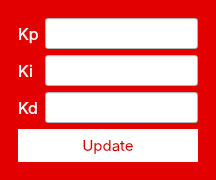
<?xml version="1.0" encoding="UTF-8"?>
<ui version="4.0">
 <class>MainWindow</class>
 <widget class="QMainWindow" name="MainWindow">
  <property name="geometry">
   <rect>
    <x>0</x>
    <y>0</y>
    <width>216</width>
    <height>178</height>
   </rect>
  </property>
  <property name="windowTitle">
   <string>MainWindow</string>
  </property>
  <property name="styleSheet">
   <string notr="true">background-color: rgb(226, 0, 0);</string>
  </property>
  <widget class="QWidget" name="centralwidget">
   <layout class="QHBoxLayout" name="horizontalLayout">
    <item>
     <widget class="QFrame" name="frame">
      <property name="frameShape">
       <enum>QFrame::NoFrame</enum>
      </property>
      <property name="frameShadow">
       <enum>QFrame::Raised</enum>
      </property>
      <layout class="QFormLayout" name="formLayout">
       <item row="0" column="0">
        <widget class="QLabel" name="label_2">
         <property name="font">
          <font>
           <family>SF Pro Display</family>
           <pointsize>12</pointsize>
          </font>
         </property>
         <property name="styleSheet">
          <string notr="true">color: rgb(255, 255, 255);</string>
         </property>
         <property name="text">
          <string>Kp</string>
         </property>
         <property name="alignment">
          <set>Qt::AlignCenter</set>
         </property>
        </widget>
       </item>
       <item row="0" column="1">
        <widget class="QLineEdit" name="LKp">
         <property name="font">
          <font>
           <family>SF Pro Display</family>
           <pointsize>-1</pointsize>
           <weight>75</weight>
           <italic>false</italic>
           <bold>true</bold>
          </font>
         </property>
         <property name="styleSheet">
          <string notr="true">background-color: rgb(255, 255, 255);
color: rgb(143, 0, 0);
border-bottom: 2px solid rgba(255, 255, 255, 100);
padding-bottom:7px;
font-size: 15px;
font-family: &quot;SF Pro Display&quot;; 
	font-weight: bold; 
    font-style: normal;</string>
         </property>
         <property name="text">
          <string/>
         </property>
        </widget>
       </item>
       <item row="1" column="0">
        <widget class="QLabel" name="label">
         <property name="font">
          <font>
           <family>SF Pro Display</family>
           <pointsize>12</pointsize>
          </font>
         </property>
         <property name="styleSheet">
          <string notr="true">color: rgb(255, 255, 255);</string>
         </property>
         <property name="text">
          <string>Ki</string>
         </property>
         <property name="alignment">
          <set>Qt::AlignCenter</set>
         </property>
        </widget>
       </item>
       <item row="1" column="1">
        <widget class="QLineEdit" name="LKi">
         <property name="font">
          <font>
           <family>SF Pro Display</family>
           <pointsize>-1</pointsize>
           <weight>75</weight>
           <italic>false</italic>
           <bold>true</bold>
          </font>
         </property>
         <property name="styleSheet">
          <string notr="true">background-color: rgb(255, 255, 255);
color: rgb(143, 0, 0);
border-bottom: 2px solid rgba(255, 255, 255, 100);
padding-bottom:7px;
font-size: 15px;
font-family: &quot;SF Pro Display&quot;; 
	font-weight: bold; 
    font-style: normal;</string>
         </property>
        </widget>
       </item>
       <item row="2" column="0">
        <widget class="QLabel" name="label_3">
         <property name="font">
          <font>
           <family>SF Pro Display</family>
           <pointsize>12</pointsize>
          </font>
         </property>
         <property name="styleSheet">
          <string notr="true">color: rgb(255, 255, 255);</string>
         </property>
         <property name="text">
          <string>Kd</string>
         </property>
         <property name="alignment">
          <set>Qt::AlignCenter</set>
         </property>
        </widget>
       </item>
       <item row="2" column="1">
        <widget class="QLineEdit" name="LKd">
         <property name="font">
          <font>
           <family>SF Pro Display</family>
           <pointsize>-1</pointsize>
           <weight>75</weight>
           <italic>false</italic>
           <bold>true</bold>
          </font>
         </property>
         <property name="styleSheet">
          <string notr="true">background-color: rgb(255, 255, 255);
color: rgb(143, 0, 0);
border-bottom: 2px solid rgba(255, 255, 255, 100);
padding-bottom:7px;
font-size: 15px;
font-family: &quot;SF Pro Display&quot;; 
	font-weight: bold; 
    font-style: normal;</string>
         </property>
        </widget>
       </item>
       <item row="3" column="0" colspan="2">
        <widget class="QPushButton" name="updatePID">
         <property name="font">
          <font>
           <family>SF Pro Display</family>
           <pointsize>-1</pointsize>
           <weight>50</weight>
           <italic>false</italic>
           <bold>false</bold>
          </font>
         </property>
         <property name="cursor">
          <cursorShape>PointingHandCursor</cursorShape>
         </property>
         <property name="styleSheet">
          <string notr="true">background-color: rgb(255, 255, 255);
border-color: rgb(255, 255, 255);
border-radius : 30px;
color: rgb(214, 0, 0);
font-size: 15px;
padding:7px;
font-family: &quot;SF Pro Display&quot;; 
	font-weight: normal; 
    font-style: normal;</string>
         </property>
         <property name="text">
          <string>Update</string>
         </property>
        </widget>
       </item>
      </layout>
     </widget>
    </item>
   </layout>
  </widget>
 </widget>
 <resources/>
 <connections/>
</ui>
